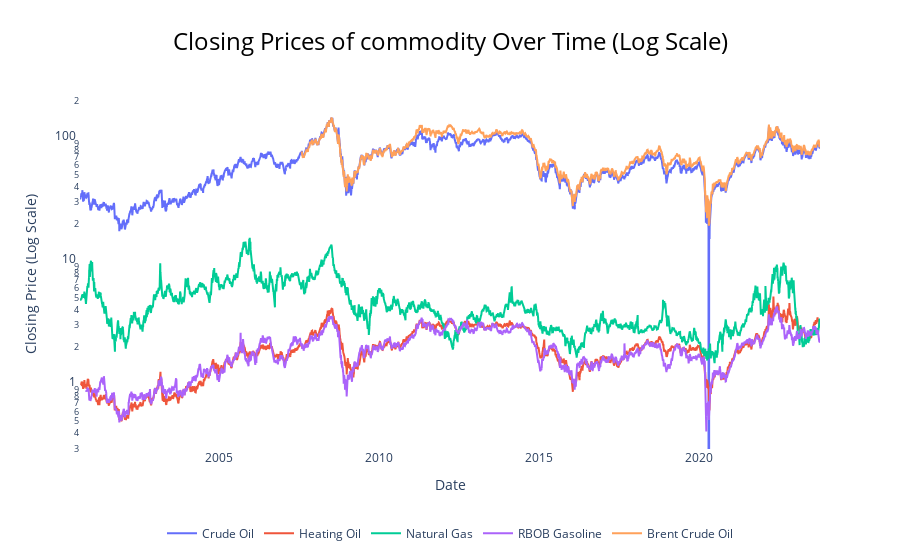

Notebook code cell kept with this figure:
### Markdown cell above
## Use traces of log scale to visualise the data. 

### This is necessary as the log scale makes comparison easier over time. It is easier to compare values that differ greatly in scale using the log scale.

### Code cell
# Create traces for each commodity
fuel_traces = []

unique_fuels = all_fuels['commodity'].unique()

for fuel in unique_fuels:
    fuel_future = all_fuels[all_fuels['commodity'] == fuel]
    trace = go.Scatter(
        x = fuel_future['date'],
        y = fuel_future['close'],
        mode = 'lines',
        name = fuel
    )
    fuel_traces.append(trace)

layout = go.Layout(
    title = dict(text='Closing Prices of commodity Over Time (Log Scale)', x=0.5, font=dict(size=24, color='black')),
    xaxis = dict(title = 'Date'),
    yaxis = dict(title = 'Closing Price (Log Scale)', type='log'),
    showlegend = True,
    legend = dict(orientation="h", x=0.5, y=-0.2, xanchor='center'),
    paper_bgcolor='rgba(0,0,0,0)',   # Transparent background
    plot_bgcolor='rgba(0,0,0,0)'    # Transparent plot background
)

fig = go.Figure(data=fuel_traces, layout=layout)
fig.show()

### Figure 1 — Plotly figure (JSON) as saved in the notebook; plotly's stock layout.template omitted (floating-point values rounded to 4 significant figures; data arrays with more than 128 entries replaced by an {"elided": "..."} marker saying what was removed)
{"data": [{"mode": "lines", "name": "Crude Oil", "type": "scatter", "x": {"elided": "5809 str values"}, "y": {"elided": "5809 float values"}}, {"mode": "lines", "name": "Heating Oil", "type": "scatter", "x": {"elided": "5802 str values"}, "y": {"elided": "5802 float values"}}, {"mode": "lines", "name": "Natural Gas", "type": "scatter", "x": {"elided": "5805 str values"}, "y": {"elided": "5805 float values"}}, {"mode": "lines", "name": "RBOB Gasoline", "type": "scatter", "x": {"elided": "5763 str values"}, "y": {"elided": "5763 float values"}}, {"mode": "lines", "name": "Brent Crude Oil", "type": "scatter", "x": {"elided": "4021 str values"}, "y": {"elided": "4021 float values"}}], "layout": {"legend": {"orientation": "h", "x": 0.5, "xanchor": "center", "y": -0.2}, "paper_bgcolor": "rgba(0,0,0,0)", "plot_bgcolor": "rgba(0,0,0,0)", "showlegend": true, "title": {"font": {"color": "black", "size": 24}, "text": "Closing Prices of commodity Over Time (Log Scale)", "x": 0.5}, "xaxis": {"title": {"text": "Date"}}, "yaxis": {"title": {"text": "Closing Price (Log Scale)"}, "type": "log"}}}
